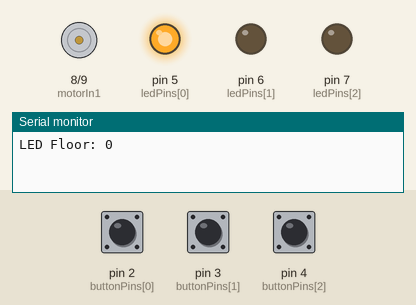
A sketch run on a simulated Arduino Uno, built with avr-gcc and run on an emulated ATmega328P. Shown: motor-driver pin pairs drawn as motors (green arrow = first pin HIGH = forward, orange = second pin HIGH = backward, longer = more drive, scaled by the enable pin), output pins drawn as LEDs (lit = HIGH), the last lines printed to the serial monitor. The inputs (shaded band) are chosen by the test bench; at power-on: pin 3 (buttonPins[1]) HIGH, pin 2 (buttonPins[0]) HIGH, pin 4 (buttonPins[2]) HIGH.

Above: at 1.2 s.
1.3 s: pin 3 (buttonPins[1]) pulled LOW for 0.15 s
At 2.6 s:
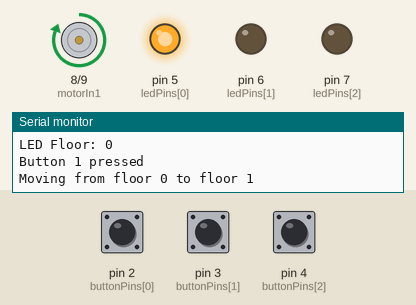
4.4 s: pin 2 (buttonPins[0]) pulled LOW for 0.15 s
At 5.0 s:
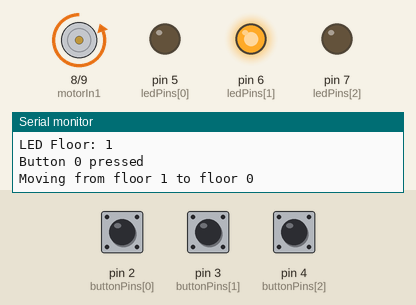
7.5 s: pin 4 (buttonPins[2]) pulled LOW for 0.15 s
At 8.6 s:
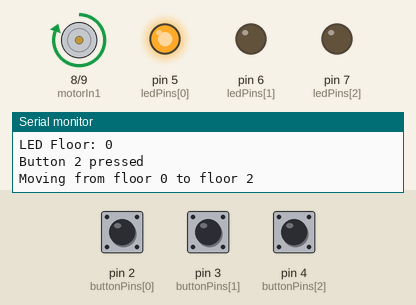
10.6 s: pin 2 (buttonPins[0]) pulled LOW for 3.2 s
16.8 s: pin 3 (buttonPins[1]) pulled LOW for 1 s
At 19.6 s:
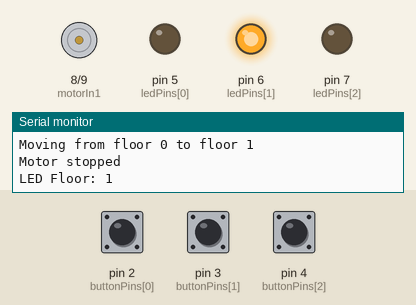
20.3 s: pin 4 (buttonPins[2]) pulled LOW for 1 s
At 20.7 s:
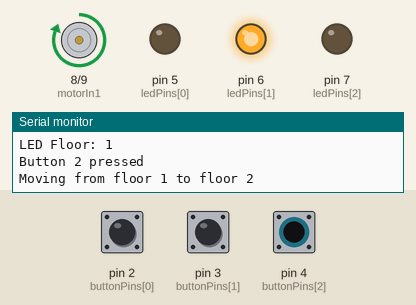
Timing chart, 0 to 23.8 s (numbered marks = the images above; inputs shaded):
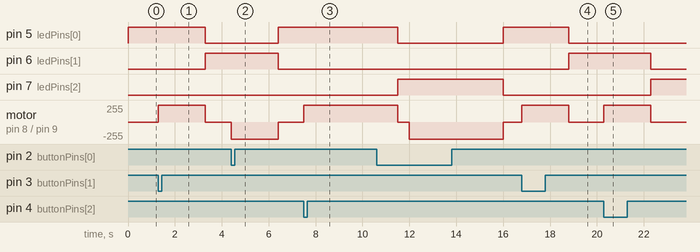

Measured:
- after the input at 1.3 s, pin 5 (ledPins[0]): HIGH → LOW after 2.0 s; pin 6 (ledPins[1]): LOW → HIGH after 2.0 s; motor on pin 8 (motorIn1) / pin 9 (motorIn2): stopped → forward 255/255 at once, → stopped 2.0 s later
- after the input at 4.4 s, pin 5 (ledPins[0]): LOW → HIGH after 2.0 s; pin 6 (ledPins[1]): HIGH → LOW after 2.0 s; motor on pin 8 (motorIn1) / pin 9 (motorIn2): stopped → backward 255/255 at once, → stopped 2.0 s later
- after the input at 7.5 s, motor on pin 8 (motorIn1) / pin 9 (motorIn2): stopped → forward 255/255 at once
- after the input at 16.8 s, pin 5 (ledPins[0]): HIGH → LOW after 2.0 s; pin 6 (ledPins[1]): LOW → HIGH after 2.0 s; motor on pin 8 (motorIn1) / pin 9 (motorIn2): stopped → forward 255/255 at once, → stopped 2.0 s later
- after the input at 20.3 s, pin 6 (ledPins[1]): HIGH → LOW after 2.0 s; pin 7 (ledPins[2]): LOW → HIGH after 2.0 s; motor on pin 8 (motorIn1) / pin 9 (motorIn2): stopped → forward 255/255 at once, → stopped 2.0 s later

The sketch:

_elevator_system1.ino
```cpp
const int buttonPins[3] = {2, 3, 4};
const int ledPins[3] = {5, 6, 7};

const int motorIn1 = 8;
const int motorIn2 = 9;
const int motorEnable = 10;

int currentFloor = 0;

void setup() {
  Serial.begin(9600);

  for (int i = 0; i < 3; i++) {
    pinMode(buttonPins[i], INPUT_PULLUP);
    pinMode(ledPins[i], OUTPUT);
  }

  pinMode(motorIn1, OUTPUT);
  pinMode(motorIn2, OUTPUT);
  pinMode(motorEnable, OUTPUT);

  updateLEDs();
}

void loop() {
  for (int i = 0; i < 3; i++) {
    if (digitalRead(buttonPins[i]) == LOW) {
      Serial.print("Button ");
      Serial.print(i);
      Serial.println(" pressed");

      if (i != currentFloor) {
        moveElevator(i);
        currentFloor = i;
        updateLEDs();
      }
      delay(500);
    }
  }
}

void moveElevator(int targetFloor) {
  int direction = (targetFloor > currentFloor) ? 1 : -1;

  Serial.print("Moving from floor ");
  Serial.print(currentFloor);
  Serial.print(" to floor ");
  Serial.println(targetFloor);

  if (direction == 1) {
    digitalWrite(motorIn1, HIGH);
    digitalWrite(motorIn2, LOW);
  } else {
    digitalWrite(motorIn1, LOW);
    digitalWrite(motorIn2, HIGH);
  }

  digitalWrite(motorEnable, HIGH);
  delay(abs(targetFloor - currentFloor) * 2000);

  digitalWrite(motorEnable, LOW);
  digitalWrite(motorIn1, LOW);
  digitalWrite(motorIn2, LOW);

  Serial.println("Motor stopped");
}

void updateLEDs() {
  for (int i = 0; i < 3; i++) {
    digitalWrite(ledPins[i], (i == currentFloor));
  }
  Serial.print("LED Floor: ");
  Serial.println(currentFloor);
}
```
